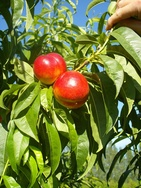
#> input picture examples/assets/nectarine.jpg, 141 x 188 px, shrunk from 540 x 720 before the run; its folder holds 3 pictures in this run
$ python example_segmentation.py
#> lines starting #> are read from the running program, lines starting #| are printed output that depends on the picture; after the words box and inside, x2 and y2 are one past the last pixel; in counts of white or black regions, pixels touching at a corner belong together
#> in load_trial_image, returned value is the input picture: shape (188, 141, 3); mean B, G, R 59.7, 122.8, 113.2
### colour_segmentation/algorithms/fuzzy_sets/amante_trapezoidal_segmentator.py
import cv2
import numpy
import time

from colour_segmentation.base.algorithms.fuzzy_set_segmentator import FuzzySetSegmentator
from colour_segmentation.base.exceptions.fuzzy_palette_invalid_representation import FuzzyPaletteInvalidRepresentation
from colour_segmentation.base.segmentation_result import SegmentationResult
from typing import Dict


class AmanteTrapezoidalSegmentator(FuzzySetSegmentator):

    def __init__(self, image: numpy.ndarray, labels_representation: Dict = None):
        """
        Initializes the object that segments a given image with the Amante-Fonseca fuzzy sets.

        Args:
            image: A three-dimensional numpy array, representing the image to be segmented which entries are in 0...255
                   range and the channels are BGR.
            labels_representation: A dictionary, representing the palette of colours associated to the Amante-Fonseca
                                   fuzzy sets.
        """
        if not labels_representation:
            labels_representation = {0: numpy.array([255, 33, 36]),
                                     1: numpy.array([170, 121, 66]),
                                     2: numpy.array([255, 146, 0]),
                                     3: numpy.array([255, 251, 0]),
                                     4: numpy.array([0, 255, 0]),
                                     5: numpy.array([0, 253, 255]),
                                     6: numpy.array([0, 0, 255]),
                                     7: numpy.array([147, 33, 146]),
                                     8: numpy.array([255, 64, 255])}

        if len(labels_representation.keys()) != 9:
            raise FuzzyPaletteInvalidRepresentation(provided_labels=len(labels_representation.keys()), needed_labels=9)

        super(AmanteTrapezoidalSegmentator, self).__init__(image=image,
                                                           class_representation=labels_representation)

    def segment(self, remove_achromatic_colours: bool = True) -> SegmentationResult:
        """
        Segments the image using the Amante-Fonseca's membership functions of different fuzzy sets. The method considers
        nine chromatic colour classes, and three achromatic colour classes. Depending on certain conditions, the colours
        present in the image are achromatic colours (black, grey and white).

        Args:
            remove_achromatic_colours: A boolean, indicating if the achromatic colours have to be removed in the image.

        References:
            Amante JC & Fonseca MJ (2012)
            Fuzzy Color Space Segmentation to Identify the Same Dominant Colors as Users.
            18th International Conference on Distributed Multimedia Systems.

        Returns:
            A SegmentationResult object, containing the classification of each pixel and the elapsed time.
        """
#> called with remove_achromatic_colours = True
        elapsed_time = time.time()

        hsv_image = cv2.cvtColor(self.image, cv2.COLOR_BGR2HSV)
#> hsv_image: shape (188, 141, 3); mean H, S, V 41.7, 172.1, 135
        h_channel = 2 * (hsv_image[:, :, 0].astype(float))

        red_membership = numpy.vectorize(AmanteTrapezoidalSegmentator.__fuzzy_trapezoidal_red,
                                         otypes=[numpy.float])(h_channel)
        brown_membership = numpy.vectorize(AmanteTrapezoidalSegmentator.__fuzzy_trapezoidal_brown,
                                           otypes=[numpy.float])(h_channel)
        orange_membership = numpy.vectorize(AmanteTrapezoidalSegmentator.__fuzzy_trapezoidal_orange,
                                            otypes=[numpy.float])(h_channel)
        yellow_membership = numpy.vectorize(AmanteTrapezoidalSegmentator.__fuzzy_trapezoidal_yellow,
                                            otypes=[numpy.float])(h_channel)
        green_membership = numpy.vectorize(AmanteTrapezoidalSegmentator.__fuzzy_trapezoidal_green,
                                           otypes=[numpy.float])(h_channel)
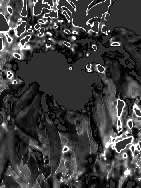
#> green_membership: shape (188, 141) float64; min -0.23, max 1, mean 0.0749; drawn with min black and max white
        cyan_membership = numpy.vectorize(AmanteTrapezoidalSegmentator.__fuzzy_trapezoidal_cyan,
                                          otypes=[numpy.float])(h_channel)
        blue_membership = numpy.vectorize(AmanteTrapezoidalSegmentator.__fuzzy_trapezoidal_blue,
                                          otypes=[numpy.float])(h_channel)
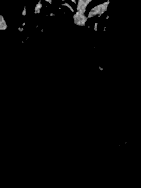
#> blue_membership: shape (188, 141) float64; min 0, max 0.8, mean 0.0134
        purple_membership = numpy.vectorize(AmanteTrapezoidalSegmentator.__fuzzy_trapezoidal_purple,
                                            otypes=[numpy.float])(h_channel)
#> purple_membership: shape (188, 141) float64; every value is 0
        pink_membership = numpy.vectorize(AmanteTrapezoidalSegmentator.__fuzzy_trapezoidal_pink,
                                          otypes=[numpy.float])(h_channel)
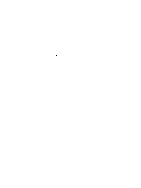
#> pink_membership: shape (188, 141) float64; values -1.17 (black) and 0 (white), 100% white; black in thin lines or dots, all inside (x1, y1, x2, y2) = (56, 55, 57, 56)

        memberships = numpy.stack([red_membership, brown_membership, orange_membership, yellow_membership,
                                   green_membership, cyan_membership, blue_membership,
                                   purple_membership, pink_membership], axis=2)
        colour_classes = memberships.argmax(axis=2)
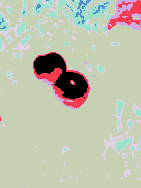
#> colour_classes: shape (188, 141) int64; 7 distinct labels, from 0 to 6; one colour per label, 0 black
        segmentation = self.draw_class_segmentation(classification=colour_classes)
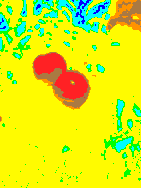
#> segmentation: shape (188, 141, 3); mean of channels 0, 1, 2 22.3, 232.8, 216.9; drawn as B, G, R

        if remove_achromatic_colours:
            s_channel = (hsv_image[:, :, 1].astype(float)) / 255
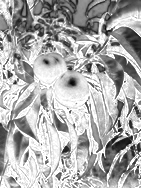
#> s_channel: shape (188, 141) float64; min 0.0196, max 1, mean 0.675
            v_channel = (hsv_image[:, :, 2].astype(float)) / 255
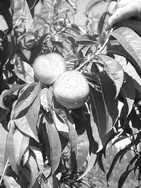
#> v_channel: shape (188, 141) float64; min 0.051, max 1, mean 0.53

            segmentation, colour_classes = self.draw_achromatic_classes(s_channel=s_channel,
                                                                        v_channel=v_channel,
                                                                        chromatic_segmentation=segmentation,
                                                                        colour_classes_segmentation=colour_classes)

        elapsed_time = elapsed_time - time.time()

        return SegmentationResult(segmented_image=segmentation,
                                  segmented_classes=colour_classes,
                                  elapsed_time=elapsed_time)

    @staticmethod
    def __fuzzy_trapezoidal_red(h: float) -> float:
        """
        Computes the membership function of the hue value of the red fuzzy set.

        Args:
            h: The hue value.

        Returns:
            A float, representing the value of the membership function.
        """
        if 0 < h <= 10 or 350 < h <= 360:
            return 1
        elif 10 <= h <= 20:
            return 2 - h / 10
        elif 335 <= h <= 350:
            return -335 / 15 + h / 15
        else:
            return 0.0

    @staticmethod
    def __fuzzy_trapezoidal_brown(h: float) -> float:
        """
        Computes the membership function of the hue value of the brown fuzzy set.

        Args:
            h: The hue value.

        Returns:
            A float, representing the value of the membership function.
        """
        if 10 < h <= 20:
            return h / 10 - 1
        elif 20 <= h <= 30:
            return 1
        elif 30 <= h <= 35:
            return -h / 5 + 7
        else:
            return 0.0

    @staticmethod
    def __fuzzy_trapezoidal_orange(h: float) -> float:
        """
        Computes the membership function of the hue value of the orange fuzzy set.

        Args:
            h: The hue value.

        Returns:
            A float, representing the value of the membership function.
        """
        if 30 <= h <= 34:
            return h / 4 - 15 / 2
        elif 34 <= h <= 42:
            return 1
        elif 42 <= h <= 50:
            return -0.13 * h + 6.25
        else:
            return 0.0

    @staticmethod
    def __fuzzy_trapezoidal_yellow(h: float) -> float:
        """
        Computes the membership function of the hue value of the yellow fuzzy set.

        Args:
            h: The hue value.

        Returns:
            A float, representing the value of the membership function.
        """
        if 44 <= h <= 50:
            return 0.17 * h - 7.33
        elif 50 <= h <= 70:
            return 1
        elif 70 <= h <= 100:
            return -0.03 * h + 3.33
        else:
            return 0.0

    @staticmethod
    def __fuzzy_trapezoidal_green(h: float) -> float:
        """
        Computes the membership function of the hue value of the green fuzzy set.

        Args:
            h: The hue value.

        Returns:
            A float, representing the value of the membership function.
        """
        if 70 <= h <= 100:
            return 0.03 * h - 2.33
        elif 100 <= h <= 140:
            return 1
        elif 140 <= h <= 160:
            return -0.05 * h + 8
        else:
            return 0.0

    @staticmethod
    def __fuzzy_trapezoidal_cyan(h: float) -> float:
        """
        Computes the membership function of the hue value of the cyan fuzzy set.

        Args:
            h: The hue value.

        Returns:
            A float, representing the value of the membership function.
        """
        if 140 <= h <= 160:
            return 0.05 * h - 7
        elif 160 <= h <= 200:
            return 1
        elif 200 <= h <= 220:
            return -0.05 * h + 11
        else:
            return 0.0

    @staticmethod
    def __fuzzy_trapezoidal_blue(h: float) -> float:
        """
        Computes the membership function of the hue value of the blue fuzzy set.

        Args:
            h: The hue value.

        Returns:
            A float, representing the value of the membership function.
        """
        if 200 <= h <= 220:
            return 0.05 * h - 10
        elif 220 <= h <= 260:
            return 1
        elif 260 <= h <= 290:
            return -0.03 * h + 9.67
        else:
            return 0.0

    @staticmethod
    def __fuzzy_trapezoidal_purple(h: float) -> float:
        """
        Computes the membership function of the hue value of the purple fuzzy set.

        Args:
            h: The hue value.

        Returns:
            A float, representing the value of the membership function.
        """
        if 260 <= h <= 290:
            return 0.03 * h - 8.67
        elif 290 <= h <= 310:
            return 1
        elif 310 <= h <= 320:
            return -h / 10 + 32
        else:
            return 0.0

    @staticmethod
    def __fuzzy_trapezoidal_pink(h: float) -> float:
        """
        Computes the membership function of the hue value of the pink fuzzy set.

        Args:
            h: The hue value.

        Returns:
            A float, representing the value of the membership function.
        """
        if 310 <= h <= 315:
            return h / 5 - 62
        elif 315 <= h <= 335:
            return 1
        elif 335 <= h <= 350:
            return -0.07 * h + 23.33
        else:
            return 0.0

### colour_segmentation/base/algorithms/fuzzy_set_segmentator.py
import numpy

from skimage import img_as_float
from typing import Dict

from colour_segmentation.base.segmentation_result import SegmentationResult


class FuzzySetSegmentator:

    def __init__(self, image: numpy.ndarray, class_representation: Dict):
        """
        Initializes the base object for the segmentation using the membership functions of fuzzy sets.

        Args:
            image: A three-dimensional numpy array, representing the image to be segmented which entries are in 0...255
                   range and the channels are BGR.
            class_representation: A dictionary with the representation colour of each class. Each entry in the dictionary
                                  must be an integer as the key, and a RGB tuple as value.
        """
        self.image = image
        self.class_representation = class_representation

    # [5 lines left out: function segment, not called in this run]

    def get_float_image(self) -> numpy.ndarray:
        """
        Converts the image from BGR representation and entries in 0...255 range into RGB representation and entries
        in 0...1 range.

        Returns:
            A numpy array, representing the image in the new format.
        """
        return img_as_float(self.image[:, :, ::-1])

    def draw_class_segmentation(self, classification: numpy.ndarray) -> numpy.ndarray:
        """
        Draws the representation color of each class in the corresponding pixel.

        Args:
            classification: A numpy array of integers. Each integer represents the code associated to each class.

        Returns:
            A numpy array, representing the segmented image.
        """
        segmentation = numpy.zeros_like(self.image)
        for class_value in self.class_representation.keys():
            segmentation[classification == class_value] = self.class_representation[class_value]

        return segmentation[:, :, ::-1]

    @staticmethod
    def draw_achromatic_classes(s_channel: numpy.ndarray, v_channel: numpy.ndarray,
                                chromatic_segmentation: numpy.ndarray,
                                colour_classes_segmentation: numpy.ndarray):
        """
        Draws over the segmented image the achromatic colours. The definition of achromatic colours is given in Amante
        et al.

        References:
            Amante JC & Fonseca MJ (2012)
            Fuzzy Color Space Segmentation to Identify the Same Dominant Colors as Users.
            18th International Conference on Distributed Multimedia Systems.

        Args:
            s_channel: A two-dimensional numpy array, representing the saturation channel of the HSV colour space.
            v_channel: A two-dimensional numpy array, representing the intensity channel of the HSV colour space.
            chromatic_segmentation: A three-dimensional numpy array, representing the chromatic segmentation.
            colour_classes_segmentation: A two-dimensional numpy array, representing the class label of the chromatic
                                         segmentation.

        Returns:
            A three-dimensional numpy array, representing the chromatic segmentation including the achromatic colours.
        """
        chr_segm = chromatic_segmentation.copy()
        classes = colour_classes_segmentation.copy()

        black_pixels = FuzzySetSegmentator.__get_black_pixels(v_channel)
        gray_pixels = FuzzySetSegmentator.__get_gray_pixels(s_channel, v_channel)
        white_pixels = FuzzySetSegmentator.__get_white_pixels(s_channel, v_channel)

        chr_segm[black_pixels, :] = [0, 0, 0]
        classes[black_pixels] = -1
        chr_segm[white_pixels, :] = [255, 255, 255]
        classes[white_pixels] = -2
        chr_segm[gray_pixels, :] = [128, 128, 128]
        classes[gray_pixels] = -3

        return chr_segm, classes

    @staticmethod
    def __get_white_pixels(s_channel: numpy.ndarray, v_channel: numpy.ndarray) -> numpy.ndarray:
        """
        Calculates the mask for pixels that are marked as white. To do this, check which pixels have a value of V
        greater than 0.81 and a value of S less than 0.14.

        Args:
            s_channel: A numpy array, representing the matrix of the saturation.
            v_channel: A numpy array, representing the matrix of the values.

        Returns:
            A numpy array of booleans, marking with 1 if the pixel is white, or with 0 in other case.
        """
        return numpy.logical_and(v_channel > 0.81, s_channel <= 0.14)

    @staticmethod
    def __get_black_pixels(v_channel: numpy.ndarray) -> numpy.ndarray:
        """
        Calculates the mask for pixels that are marked as black. To do this, check which pixels have a value of V
        less than 0.19.

        Args:
            v_channel: A numpy array, representing the matrix of the values.

        Returns:
            A numpy array of booleans, marking with 1 if the pixel is black, or with 0 in other case.
        """
        return v_channel <= 0.19
#> returned value: shape (188, 141) bool; 12.7% white; 143 white regions (116 under 20 px), largest, box (x1, y1, x2, y2) and area: (68, 106, 98, 154) 412, (120, 106, 141, 136) 308, (0, 35, 9, 95) 272

    @staticmethod
    def __get_gray_pixels(s_channel: numpy.ndarray, v_channel: numpy.ndarray) -> numpy.ndarray:
        """
        Calculates the mask for pixels that are marked as gray. To do this, check which pixels have a value of V
        less than 0.81 and greather than 0.19, and a value of S less than 0.14.

        Args:
            s_channel: A numpy array, representing the matrix of the saturation.
            v_channel: A numpy array, representing the matrix of the values.

        Returns:
            A numpy array of booleans, marking with 1 if the pixel is gray, or with 0 in other case.
        """
        v1 = v_channel <= 0.81
#> v1: shape (188, 141) bool; 80.7% white; 221 black regions (189 under 20 px), largest, box (x1, y1, x2, y2) and area: (35, 54, 93, 97) 1325, (102, 55, 141, 92) 429, (108, 0, 141, 24) 357
#> (the rest of the program and of its run is left out)
